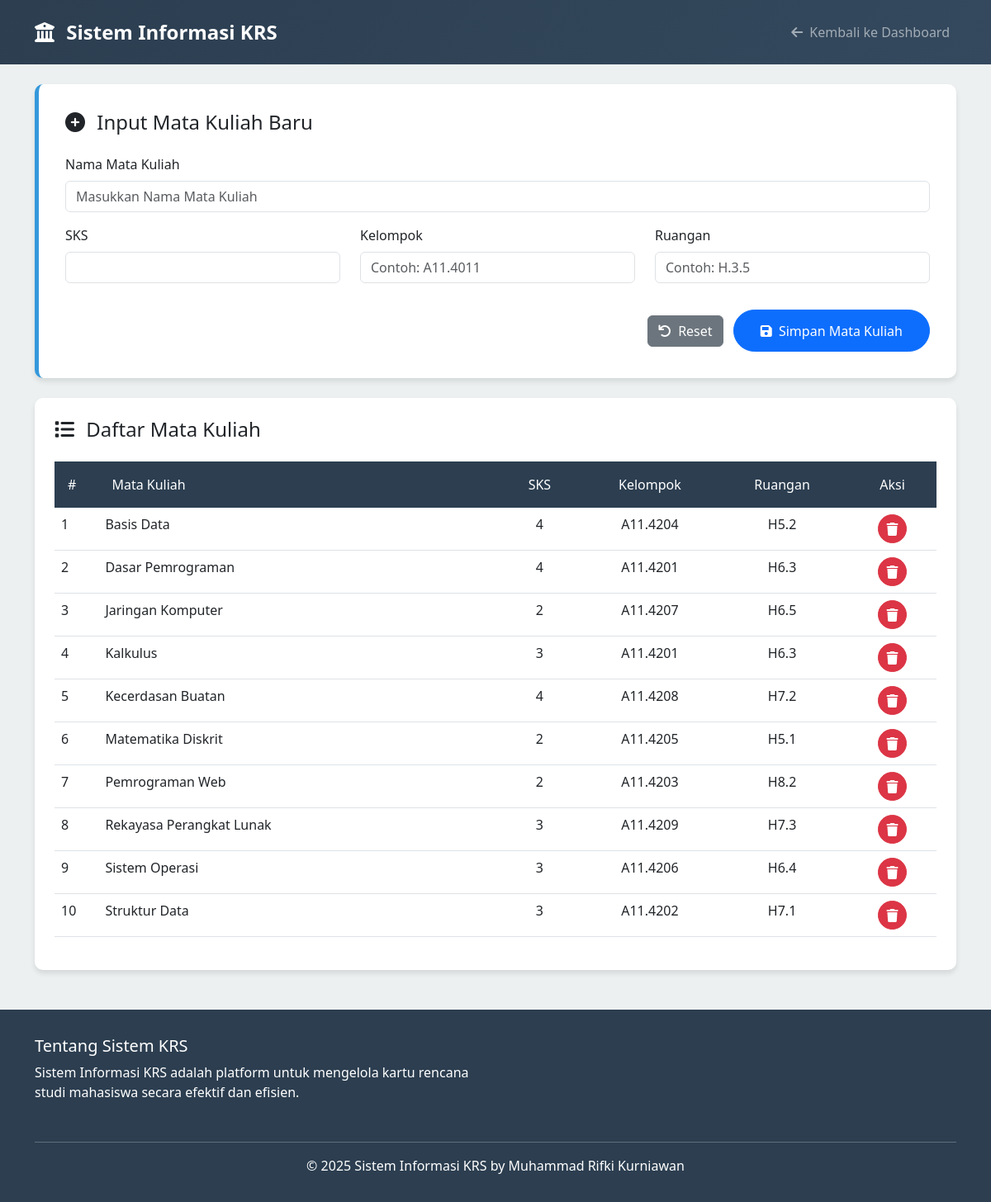
Screenshot of /input_matakuliah.php with the database file from the repository.
### tables this page shows
CREATE TABLE `jwl_matakuliah` (
  `id` int(11) NOT NULL,
  `matakuliah` varchar(250) NOT NULL,
  `sks` int(1) NOT NULL,
  `kelp` varchar(10) DEFAULT NULL,
  `ruangan` varchar(5) DEFAULT NULL
);

### input_matakuliah.php (the view, shortened to what this page needs)
<?php
require_once 'koneksi.php';
$query = "SELECT * FROM jwl_matakuliah ORDER BY matakuliah ASC";
$result = mysqli_query($conn, $query);
?>
<!DOCTYPE html>
<html lang="id">
<head>
    <link href="https://cdn.jsdelivr.net/npm/bootstrap@5.3.0-alpha3/dist/css/bootstrap.min.css" rel="stylesheet">
    <link href="https://cdnjs.cloudflare.com/ajax/libs/font-awesome/6.0.0/css/all.min.css" rel="stylesheet">
</head>
<body>
    <nav class="navbar navbar-expand-lg navbar-dark navbar-custom">
        <div class="container">
            <a class="navbar-brand" href="index.php">
                <i class="fas fa-university me-2"></i>
                Sistem Informasi KRS
            </a>
            <div class="collapse navbar-collapse" id="navbarNav">
                <ul class="navbar-nav ms-auto">
                    <li class="nav-item">
                        <a class="nav-link" href="index.php">
                            <i class="fas fa-arrow-left me-1"></i>
                            Kembali ke Dashboard
                        </a>
                    </li>
                </ul>
            </div>
        </div>
    </nav>
    <div class="container mt-4">
        <div class="input-form-container">
            <h4 class="mb-4">
                <i class="fas fa-plus-circle me-2"></i>
                Input Mata Kuliah Baru
            </h4>
            <form id="formMatakuliah">
                <div class="row">
                    <div class="col-md-12 mb-3">
                        <label for="matakuliah" class="form-label">Nama Mata Kuliah</label>
                        <input type="text" class="form-control" id="matakuliah" name="matakuliah"
                               placeholder="Masukkan Nama Mata Kuliah" maxlength="250" required>
                    </div>
                </div>
                <div class="row">
                    <div class="col-md-4 mb-3">
                        <label for="sks" class="form-label">SKS</label>
                        <input type="number" class="form-control" id="sks" name="sks"
                               min="1" max="6" required>
                    </div>
                    <div class="col-md-4 mb-3">
                        <label for="kelp" class="form-label">Kelompok</label>
                        <input type="text" class="form-control" id="kelp" name="kelp"
                               placeholder="Contoh: A11.4011" maxlength="10">
                    </div>
                    <div class="col-md-4 mb-3">
                        <label for="ruangan" class="form-label">Ruangan</label>
                        <input type="text" class="form-control" id="ruangan" name="ruangan"
                               placeholder="Contoh: H.3.5" maxlength="5">
                    </div>
                </div>
                <div class="text-end mt-3">
                    <button type="reset" class="btn btn-secondary me-2">
                        <i class="fas fa-undo me-1"></i>
                        Reset
                    </button>
                    <button type="submit" class="btn btn-custom btn-primary">
                        <i class="fas fa-save me-1"></i>
                        Simpan Mata Kuliah
                    </button>
                </div>
            </form>
        </div>
        <div class="data-table">
            <h4 class="mb-4">
                <i class="fas fa-list me-2"></i>
                Daftar Mata Kuliah
            </h4>
            <div class="table-responsive">
                <table class="table table-hover">
                    <thead>
                        <tr>
                            <th width="5%">#</th>
                            <th width="45%">Mata Kuliah</th>
                            <th width="10%" class="text-center">SKS</th>
                            <th width="15%" class="text-center">Kelompok</th>
                            <th width="15%" class="text-center">Ruangan</th>
                            <th width="10%" class="text-center">Aksi</th>
                        </tr>
                    </thead>
                    <tbody>
                        <?php
                        if (mysqli_num_rows($result) > 0):
                            $no = 1;
                            while ($row = mysqli_fetch_assoc($result)):
                        ?>
                            <tr>
                                <td><?= $no++ ?></td>
                                <td><?= $row['matakuliah'] ?></td>
                                <td class="text-center"><?= $row['sks'] ?></td>
                                <td class="text-center"><?= $row['kelp'] ?? '-' ?></td>
                                <td class="text-center"><?= $row['ruangan'] ?? '-' ?></td>
                                <td class="text-center">
                                    <button class="action-btn btn btn-danger"
                                            onclick="hapusMatakuliah(<?= $row['id'] ?>)">
                                        <i class="fas fa-trash"></i>
                                    </button>
                                </td>
                            </tr>
                        <?php
                            endwhile;
                        endif; ?>
                    </tbody>
                </table>
            </div>
        </div>
    </div>
    <footer class="footer mt-5">
        <div class="container">
            <div class="row">
                <div class="col-md-6">
                    <h5>Tentang Sistem KRS</h5>
                    <p>Sistem Informasi KRS adalah platform untuk mengelola kartu rencana studi mahasiswa secara efektif dan efisien.</p>
                </div>
            </div>
            <div class="row mt-3">
                <div class="col-12 text-center">
                    <hr class="bg-light">
                    <p class="mb-0">&copy; <?= date('Y') ?> Sistem Informasi KRS by Muhammad Rifki Kurniawan</p>
                </div>
            </div>
        </div>
    </footer>
</body>
</html>

### input_matakuliah.php (style rules this page uses)
:root { --primary: #2c3e50; --secondary: #34495e; --accent: #3498db; --success: #2ecc71; --warning: #f1c40f; --danger: #e74c3c; }
body { background-color: #ecf0f1; font-family: 'Segoe UI', Tahoma, Geneva, Verdana, sans-serif; }
.navbar-custom { background: linear-gradient(120deg, var(--primary), var(--secondary)); padding: 1rem 0; }
.navbar-brand { font-size: 1.5rem; color: white !important; font-weight: 600; }
.input-form-container { background: white; border-radius: 10px; padding: 2rem; margin-bottom: 1.5rem; box-shadow: 0 4px 6px rgba(0, 0, 0, 0.1); border-left: 5px solid var(--accent); }
.data-table { background: white; border-radius: 10px; padding: 1.5rem; box-shadow: 0 4px 6px rgba(0, 0, 0, 0.1); margin-bottom: 2rem; }
.table thead th { background-color: var(--primary); color: white; font-weight: 500; border: none; padding: 1rem; }
.btn-custom { padding: 0.8rem 2rem; border-radius: 50px; font-weight: 500; transition: all 0.3s ease; }
.footer { background: var(--primary); color: white; padding: 2rem 0; margin-top: 3rem; }
.action-btn { padding: 0.5rem; border-radius: 50%; width: 35px; height: 35px; display: inline-flex; align-items: center; justify-content: center; margin: 0 0.2rem; transition: all 0.3s ease; }

### rows the page displays
jwl_matakuliah: matakuliah "Basis Data", sks "4", kelp "A11.4204", ruangan "H5.2"
jwl_matakuliah: matakuliah "Dasar Pemrograman", sks "4", kelp "A11.4201", ruangan "H6.3"
jwl_matakuliah: matakuliah "Jaringan Komputer", sks "2", kelp "A11.4207", ruangan "H6.5"
jwl_matakuliah: matakuliah "Kalkulus", sks "3", kelp "A11.4201", ruangan "H6.3"
jwl_matakuliah: matakuliah "Kecerdasan Buatan", sks "4", kelp "A11.4208", ruangan "H7.2"
jwl_matakuliah: matakuliah "Matematika Diskrit", sks "2", kelp "A11.4205", ruangan "H5.1"
jwl_matakuliah: matakuliah "Pemrograman Web", sks "2", kelp "A11.4203", ruangan "H8.2"
jwl_matakuliah: matakuliah "Rekayasa Perangkat Lunak", sks "3", kelp "A11.4209", ruangan "H7.3"
jwl_matakuliah: matakuliah "Sistem Operasi", sks "3", kelp "A11.4206", ruangan "H6.4"
jwl_matakuliah: matakuliah "Struktur Data", sks "3", kelp "A11.4202", ruangan "H7.1"
